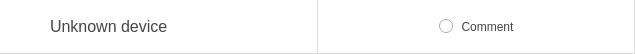
<?xml version="1.0" encoding="UTF-8"?>
<ui version="4.0">
 <class>DeviceWidget</class>
 <widget class="QWidget" name="DeviceWidget">
  <property name="geometry">
   <rect>
    <x>0</x>
    <y>0</y>
    <width>635</width>
    <height>54</height>
   </rect>
  </property>
  <property name="minimumSize">
   <size>
    <width>0</width>
    <height>54</height>
   </size>
  </property>
  <property name="maximumSize">
   <size>
    <width>16777215</width>
    <height>16777215</height>
   </size>
  </property>
  <property name="windowTitle">
   <string>SelectDeviceWidget</string>
  </property>
  <property name="autoFillBackground">
   <bool>false</bool>
  </property>
  <property name="styleSheet">
   <string notr="true">
QWidget
{
	background-color: #fff;
}

QWidget#contentWidget
{
	border: 1px solid #ddd;
}

QWidget:disabled
{
	background-color: #eee;
}

QLabel
{
	font-size: 16px;
	color: #444;
}

QLabel#commentLabel
{
	font-size: 12px;
	color: #444;
}

QLabel#imageLabel {
	border-image: url(:/cpu.png) 0 0 0 0 stretch stretch;
}

QWidget#verticalSpace {
	background-color: #dddddd;
}

QRadioButton::indicator:unchecked {
	max-width: 22px; min-width: 22px;
	max-height: 22px; min-height: 22px;
    border-image: url(:/checkbox_uncheck.png) 0 0 0 0 stretch stretch;
 }

QRadioButton::indicator:checked {
	max-width: 22px; min-width: 22px;
	max-height: 22px; min-height: 22px;
    border-image: url(:/checkbox_check.png) 0 0 0 0 stretch stretch;
 }



</string>
  </property>
  <property name="selectColor" stdset="0">
   <string>#f5fcee</string>
  </property>
  <property name="unselectColor" stdset="0">
   <string>#fff</string>
  </property>
  <layout class="QVBoxLayout" name="verticalLayout_3" stretch="0">
   <property name="spacing">
    <number>0</number>
   </property>
   <property name="leftMargin">
    <number>0</number>
   </property>
   <property name="topMargin">
    <number>0</number>
   </property>
   <property name="rightMargin">
    <number>0</number>
   </property>
   <property name="bottomMargin">
    <number>0</number>
   </property>
   <item>
    <widget class="QWidget" name="contentWidget" native="true">
     <property name="enabled">
      <bool>true</bool>
     </property>
     <property name="sizePolicy">
      <sizepolicy hsizetype="Preferred" vsizetype="Preferred">
       <horstretch>0</horstretch>
       <verstretch>0</verstretch>
      </sizepolicy>
     </property>
     <property name="minimumSize">
      <size>
       <width>0</width>
       <height>52</height>
      </size>
     </property>
     <property name="maximumSize">
      <size>
       <width>16777215</width>
       <height>16777215</height>
      </size>
     </property>
     <layout class="QHBoxLayout" name="horizontalLayout_3" stretch="1,0,1">
      <property name="spacing">
       <number>0</number>
      </property>
      <property name="leftMargin">
       <number>0</number>
      </property>
      <property name="topMargin">
       <number>0</number>
      </property>
      <property name="rightMargin">
       <number>1</number>
      </property>
      <property name="bottomMargin">
       <number>1</number>
      </property>
      <item>
       <widget class="QWidget" name="titleWidget" native="true">
        <layout class="QHBoxLayout" name="horizontalLayout_4">
         <property name="spacing">
          <number>5</number>
         </property>
         <property name="leftMargin">
          <number>5</number>
         </property>
         <property name="topMargin">
          <number>5</number>
         </property>
         <property name="rightMargin">
          <number>20</number>
         </property>
         <property name="bottomMargin">
          <number>5</number>
         </property>
         <item>
          <widget class="QLabel" name="imageLabel">
           <property name="minimumSize">
            <size>
             <width>40</width>
             <height>40</height>
            </size>
           </property>
           <property name="maximumSize">
            <size>
             <width>40</width>
             <height>40</height>
            </size>
           </property>
           <property name="text">
            <string/>
           </property>
           <property name="scaledContents">
            <bool>true</bool>
           </property>
          </widget>
         </item>
         <item>
          <widget class="QLabel" name="deviceNameLabel">
           <property name="text">
            <string>Unknown device</string>
           </property>
           <property name="wordWrap">
            <bool>true</bool>
           </property>
          </widget>
         </item>
        </layout>
       </widget>
      </item>
      <item>
       <widget class="QWidget" name="verticalSpace" native="true">
        <property name="minimumSize">
         <size>
          <width>1</width>
          <height>0</height>
         </size>
        </property>
        <property name="maximumSize">
         <size>
          <width>1</width>
          <height>16777215</height>
         </size>
        </property>
       </widget>
      </item>
      <item>
       <widget class="QWidget" name="checkWidget" native="true">
        <layout class="QHBoxLayout" name="horizontalLayout_2">
         <property name="spacing">
          <number>0</number>
         </property>
         <property name="leftMargin">
          <number>0</number>
         </property>
         <property name="topMargin">
          <number>0</number>
         </property>
         <property name="rightMargin">
          <number>0</number>
         </property>
         <property name="bottomMargin">
          <number>0</number>
         </property>
         <item>
          <spacer name="horizontalSpacer">
           <property name="orientation">
            <enum>Qt::Horizontal</enum>
           </property>
           <property name="sizeHint" stdset="0">
            <size>
             <width>40</width>
             <height>20</height>
            </size>
           </property>
          </spacer>
         </item>
         <item>
          <widget class="QRadioButton" name="radioButton">
           <property name="sizePolicy">
            <sizepolicy hsizetype="Preferred" vsizetype="Preferred">
             <horstretch>0</horstretch>
             <verstretch>0</verstretch>
            </sizepolicy>
           </property>
           <property name="minimumSize">
            <size>
             <width>22</width>
             <height>22</height>
            </size>
           </property>
           <property name="maximumSize">
            <size>
             <width>22</width>
             <height>22</height>
            </size>
           </property>
           <property name="text">
            <string/>
           </property>
           <property name="iconSize">
            <size>
             <width>16</width>
             <height>16</height>
            </size>
           </property>
           <property name="checked">
            <bool>false</bool>
           </property>
          </widget>
         </item>
         <item>
          <widget class="QLabel" name="commentLabel">
           <property name="text">
            <string>Comment</string>
           </property>
           <property name="alignment">
            <set>Qt::AlignCenter</set>
           </property>
           <property name="wordWrap">
            <bool>true</bool>
           </property>
          </widget>
         </item>
         <item>
          <spacer name="horizontalSpacer_2">
           <property name="orientation">
            <enum>Qt::Horizontal</enum>
           </property>
           <property name="sizeHint" stdset="0">
            <size>
             <width>40</width>
             <height>20</height>
            </size>
           </property>
          </spacer>
         </item>
        </layout>
       </widget>
      </item>
     </layout>
    </widget>
   </item>
  </layout>
 </widget>
 <layoutdefault spacing="6" margin="11"/>
 <resources>
  <include location="resources.qrc"/>
 </resources>
 <connections/>
</ui>
